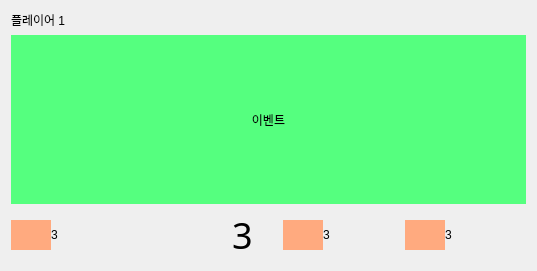
<?xml version="1.0" encoding="UTF-8"?>
<ui version="4.0">
 <class>Form</class>
 <widget class="QWidget" name="Form">
  <property name="geometry">
   <rect>
    <x>0</x>
    <y>0</y>
    <width>537</width>
    <height>271</height>
   </rect>
  </property>
  <property name="sizePolicy">
   <sizepolicy hsizetype="Minimum" vsizetype="Minimum">
    <horstretch>0</horstretch>
    <verstretch>0</verstretch>
   </sizepolicy>
  </property>
  <property name="minimumSize">
   <size>
    <width>0</width>
    <height>0</height>
   </size>
  </property>
  <property name="maximumSize">
   <size>
    <width>16777215</width>
    <height>16777215</height>
   </size>
  </property>
  <property name="mouseTracking">
   <bool>true</bool>
  </property>
  <property name="windowTitle">
   <string/>
  </property>
  <property name="windowOpacity">
   <double>0.500000000000000</double>
  </property>
  <property name="styleSheet">
   <string notr="true">border:none;</string>
  </property>
  <layout class="QVBoxLayout" name="verticalLayout" stretch="0,0,0">
   <item>
    <widget class="QLabel" name="label_player_name">
     <property name="sizePolicy">
      <sizepolicy hsizetype="Preferred" vsizetype="Maximum">
       <horstretch>0</horstretch>
       <verstretch>0</verstretch>
      </sizepolicy>
     </property>
     <property name="text">
      <string>플레이어 1</string>
     </property>
    </widget>
   </item>
   <item>
    <widget class="QPushButton" name="pushButton">
     <property name="sizePolicy">
      <sizepolicy hsizetype="Minimum" vsizetype="Minimum">
       <horstretch>0</horstretch>
       <verstretch>0</verstretch>
      </sizepolicy>
     </property>
     <property name="styleSheet">
      <string notr="true">border : 1px ;
background-color: rgb(85, 255, 127);</string>
     </property>
     <property name="text">
      <string>이벤트</string>
     </property>
    </widget>
   </item>
   <item>
    <widget class="QWidget" name="widget" native="true">
     <property name="sizePolicy">
      <sizepolicy hsizetype="Preferred" vsizetype="Maximum">
       <horstretch>0</horstretch>
       <verstretch>0</verstretch>
      </sizepolicy>
     </property>
     <layout class="QHBoxLayout" name="horizontalLayout">
      <property name="spacing">
       <number>0</number>
      </property>
      <property name="leftMargin">
       <number>0</number>
      </property>
      <property name="topMargin">
       <number>0</number>
      </property>
      <property name="rightMargin">
       <number>0</number>
      </property>
      <property name="bottomMargin">
       <number>0</number>
      </property>
      <item>
       <widget class="QLabel" name="label_3">
        <property name="minimumSize">
         <size>
          <width>30</width>
          <height>30</height>
         </size>
        </property>
        <property name="maximumSize">
         <size>
          <width>40</width>
          <height>30</height>
         </size>
        </property>
        <property name="styleSheet">
         <string notr="true">background-color: rgb(255, 170, 127);</string>
        </property>
        <property name="text">
         <string/>
        </property>
       </widget>
      </item>
      <item>
       <widget class="QLabel" name="label_4">
        <property name="text">
         <string>3</string>
        </property>
       </widget>
      </item>
      <item>
       <widget class="QLabel" name="label">
        <property name="sizePolicy">
         <sizepolicy hsizetype="Preferred" vsizetype="Minimum">
          <horstretch>0</horstretch>
          <verstretch>0</verstretch>
         </sizepolicy>
        </property>
        <property name="minimumSize">
         <size>
          <width>39</width>
          <height>30</height>
         </size>
        </property>
        <property name="maximumSize">
         <size>
          <width>69</width>
          <height>50</height>
         </size>
        </property>
        <property name="styleSheet">
         <string notr="true">image: url(:/image/image/hepco.jpg);</string>
        </property>
        <property name="text">
         <string/>
        </property>
       </widget>
      </item>
      <item>
       <widget class="QLabel" name="label_2">
        <property name="font">
         <font>
          <family>Pretendard Medium</family>
          <pointsize>27</pointsize>
         </font>
        </property>
        <property name="text">
         <string>3</string>
        </property>
        <property name="alignment">
         <set>Qt::AlignCenter</set>
        </property>
       </widget>
      </item>
      <item>
       <widget class="QLabel" name="label_7">
        <property name="minimumSize">
         <size>
          <width>30</width>
          <height>30</height>
         </size>
        </property>
        <property name="maximumSize">
         <size>
          <width>40</width>
          <height>30</height>
         </size>
        </property>
        <property name="styleSheet">
         <string notr="true">background-color: rgb(255, 170, 127);</string>
        </property>
        <property name="text">
         <string/>
        </property>
       </widget>
      </item>
      <item>
       <widget class="QLabel" name="label_6">
        <property name="text">
         <string>3</string>
        </property>
       </widget>
      </item>
      <item>
       <widget class="QLabel" name="label_5">
        <property name="minimumSize">
         <size>
          <width>30</width>
          <height>30</height>
         </size>
        </property>
        <property name="maximumSize">
         <size>
          <width>40</width>
          <height>30</height>
         </size>
        </property>
        <property name="styleSheet">
         <string notr="true">background-color: rgb(255, 170, 127);</string>
        </property>
        <property name="text">
         <string/>
        </property>
       </widget>
      </item>
      <item>
       <widget class="QLabel" name="label_8">
        <property name="text">
         <string>3</string>
        </property>
       </widget>
      </item>
     </layout>
    </widget>
   </item>
  </layout>
 </widget>
 <resources>
  <include location="sunhu.qrc"/>
 </resources>
 <connections>
  <connection>
   <sender>label</sender>
   <signal>linkHovered(QString)</signal>
   <receiver>pushButton</receiver>
   <slot>click()</slot>
   <hints>
    <hint type="sourcelabel">
     <x>125</x>
     <y>207</y>
    </hint>
    <hint type="destinationlabel">
     <x>200</x>
     <y>108</y>
    </hint>
   </hints>
  </connection>
 </connections>
</ui>
